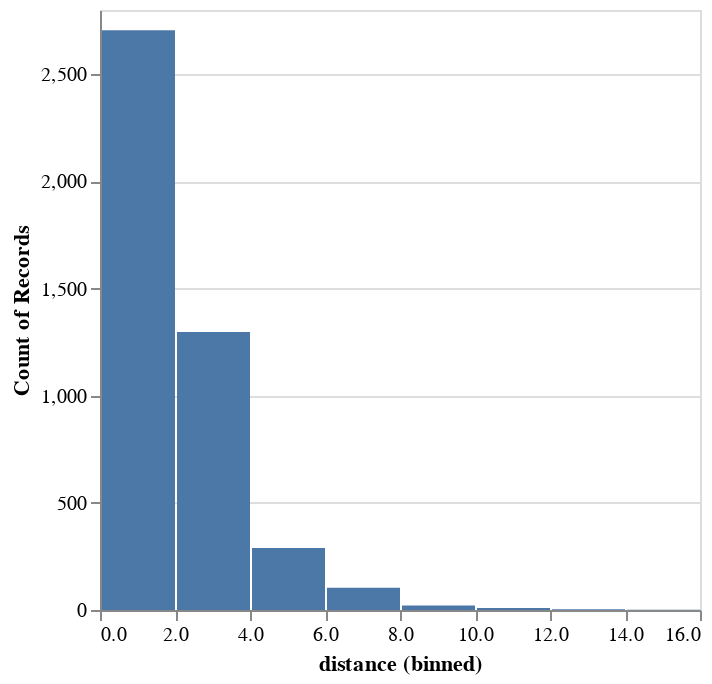

Write notebook code for a chart like this one.
### Code cell
trips_speed["distance"].plot.hist()

### Figure 1 — Vega specification as saved in the notebook (floating-point values rounded to 4 significant figures)
{"$schema": "https://vega.github.io/schema/vega/v5.json", "data": [{"name": "param_3_store"}, {"name": "source_0", "values": [{"__count": 2706, "bin_maxbins_10_distance": 0.0, "bin_maxbins_10_distance_end": 2.0}, {"__count": 289, "bin_maxbins_10_distance": 4.0, "bin_maxbins_10_distance_end": 6.0}, {"__count": 104, "bin_maxbins_10_distance": 6.0, "bin_maxbins_10_distance_end": 8.0}, {"__count": 1297, "bin_maxbins_10_distance": 2.0, "bin_maxbins_10_distance_end": 4.0}, {"__count": 21, "bin_maxbins_10_distance": 8.0, "bin_maxbins_10_distance_end": 10.0}, {"__count": 1, "bin_maxbins_10_distance": 14.0, "bin_maxbins_10_distance_end": 16.0}, {"__count": 3, "bin_maxbins_10_distance": 12.0, "bin_maxbins_10_distance_end": 14.0}, {"__count": 9, "bin_maxbins_10_distance": 10.0, "bin_maxbins_10_distance_end": 12.0}]}, {"name": "source_0_y_domain___count", "values": [{"min": 1, "max": 2706}]}], "signals": [{"name": "bin_maxbins_10_distance_bins", "value": {"fields": ["distance"], "fname": "bin_distance", "start": 0.0, "step": 2.0, "stop": 16.0}}, {"name": "unit", "value": {}, "on": [{"events": "pointermove", "update": "isTuple(group()) ? group() : unit"}]}, {"name": "param_3", "update": "vlSelectionResolve(\"param_3_store\", \"union\")"}, {"name": "param_3_distance", "on": [{"events": [{"source": "view", "type": "dblclick"}], "update": "null"}, {"events": {"signal": "param_3_translate_delta"}, "update": "panLinear(param_3_translate_anchor.extent_x, -param_3_translate_delta.x / width)"}, {"events": {"signal": "param_3_zoom_delta"}, "update": "zoomLinear(domain(\"x\"), param_3_zoom_anchor.x, param_3_zoom_delta)"}]}, {"name": "param_3_tuple", "on": [{"events": [{"signal": "param_3_distance"}], "update": "param_3_distance ? {unit: \"\", fields: param_3_tuple_fields, values: [param_3_distance]} : null"}]}, {"name": "param_3_tuple_fields", "value": [{"field": "distance", "channel": "x", "type": "R"}]}, {"name": "param_3_translate_anchor", "value": {}, "on": [{"events": [{"source": "scope", "type": "pointerdown"}], "update": "{x: x(unit), y: y(unit), extent_x: domain(\"x\")}"}]}, {"name": "param_3_translate_delta", "value": {}, "on": [{"events": [{"source": "window", "between": [{"source": "scope", "type": "pointerdown"}, {"source": "window", "type": "pointerup"}], "consume": true, "type": "pointermove"}], "update": "{x: param_3_translate_anchor.x - x(unit), y: param_3_translate_anchor.y - y(unit)}"}]}, {"name": "param_3_zoom_anchor", "on": [{"events": [{"source": "scope", "type": "wheel", "consume": true}], "update": "{x: invert(\"x\", x(unit)), y: invert(\"y\", y(unit))}"}]}, {"name": "param_3_zoom_delta", "on": [{"events": [{"source": "scope", "type": "wheel", "consume": true}], "update": "pow(1.001, event.deltaY * pow(16, event.deltaMode))", "force": true}]}, {"name": "param_3_modify", "on": [{"events": {"signal": "param_3_tuple"}, "update": "modify(\"param_3_store\", param_3_tuple, true)"}]}], "marks": [{"type": "rect", "name": "marks", "from": {"data": "source_0"}, "encode": {"update": {"x": {"field": "bin_maxbins_10_distance_end", "scale": "x", "offset": {"signal": "0.5 + (abs(scale(\"x\", datum[\"bin_maxbins_10_distance_end\"]) - scale(\"x\", datum[\"bin_maxbins_10_distance\"])) < 0.25 ? 0.5 * (0.25 - (abs(scale(\"x\", datum[\"bin_maxbins_10_distance_end\"]) - scale(\"x\", datum[\"bin_maxbins_10_distance\"])))) : -0.5)"}}, "y": {"field": "__count", "scale": "y"}, "y2": {"value": 0, "scale": "y"}, "tooltip": {"signal": "{\"distance (binned)\": !isValid(datum[\"bin_maxbins_10_distance\"]) || !isFinite(+datum[\"bin_maxbins_10_distance\"]) ? \"null\" : format(datum[\"bin_maxbins_10_distance\"], \"\") + \" – \" + format(datum[\"bin_maxbins_10_distance_end\"], \"\"), \"Count of Records\": format(datum[\"__count\"], \"\")}"}, "fill": {"value": "#4c78a8"}, "x2": {"field": "bin_maxbins_10_distance", "scale": "x", "offset": {"signal": "0.5 + (abs(scale(\"x\", datum[\"bin_maxbins_10_distance_end\"]) - scale(\"x\", datum[\"bin_maxbins_10_distance\"])) < 0.25 ? -0.5 * (0.25 - (abs(scale(\"x\", datum[\"bin_maxbins_10_distance_end\"]) - scale(\"x\", datum[\"bin_maxbins_10_distance\"])))) : 0.5)"}}}}, "style": ["bar"], "clip": true, "interactive": true}], "scales": [{"name": "x", "type": "linear", "domain": {"signal": "[bin_maxbins_10_distance_bins.start, bin_maxbins_10_distance_bins.stop]"}, "range": [0, {"signal": "width"}], "bins": {"signal": "bin_maxbins_10_distance_bins"}, "domainRaw": {"signal": "param_3[\"distance\"]"}, "zero": false}, {"name": "y", "type": "linear", "domain": [{"signal": "(data(\"source_0_y_domain___count\")[0] || {}).min"}, {"signal": "(data(\"source_0_y_domain___count\")[0] || {}).max"}], "range": [{"signal": "height"}, 0], "nice": true, "zero": true}], "axes": [{"scale": "y", "zindex": 0, "aria": false, "ticks": false, "tickCount": {"signal": "ceil(height/40)"}, "labels": false, "maxExtent": 0, "minExtent": 0, "grid": true, "gridScale": "x", "orient": "left", "domain": false}, {"scale": "x", "zindex": 0, "orient": "bottom", "tickCount": {"signal": "ceil(width/10)"}, "grid": false, "title": "distance (binned)", "labelOverlap": true, "labelFlush": true}, {"scale": "y", "orient": "left", "labelOverlap": true, "title": "Count of Records", "grid": false, "tickCount": {"signal": "ceil(height/40)"}, "zindex": 0}], "background": "white", "padding": 5, "height": 300, "style": "cell", "width": 300}
